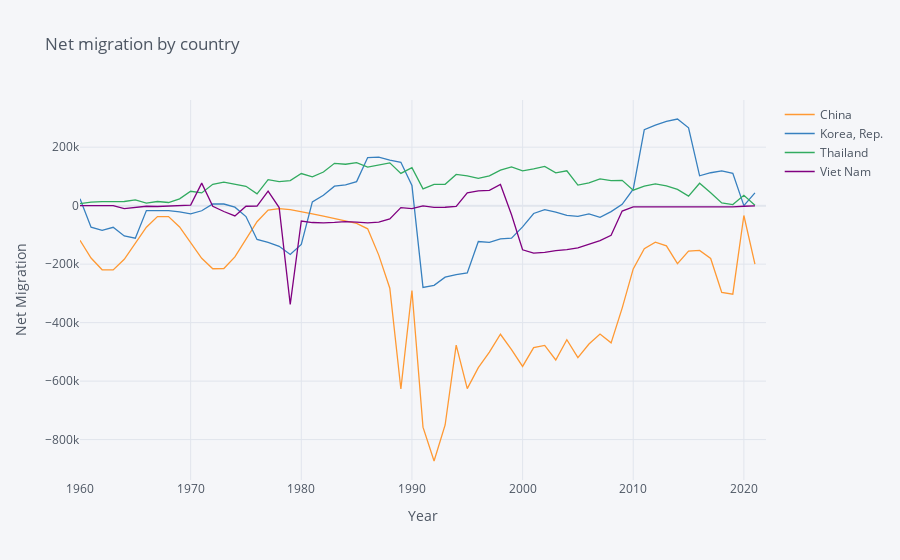

The notebook cell this image was saved under:
### Markdown cell above
### 4.3 Net migration by country

### Code cell
import numpy as np

variable_labels = {"SM.POP.NETM":"Net migration"
                  }

# Three letter codes come from wbdata.get_country()
countries = {"KOR":"Korea, Rep.",
             "CHN":"China",
             "THA":"Thailand",
             "VNM":"Viet Nam"
            }

df = wbdata.get_dataframe(variable_labels, country = countries).squeeze()

df = df.unstack('country')
# Date index is of type string; change to integers
df.index = df.index.astype(int)

# Differences (over time) in logs give us growth rates
df.iplot(title="Net migration by country",
                        yTitle="Net Migration",xTitle='Year')
